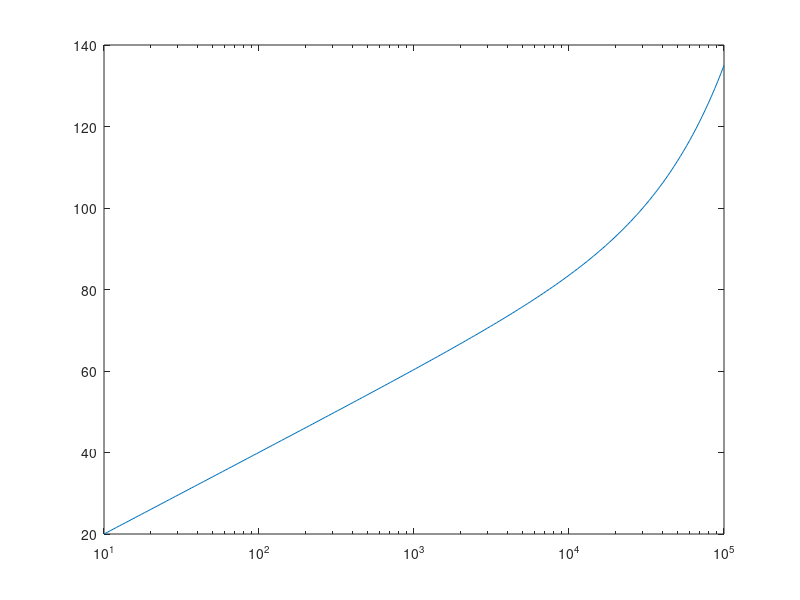

Write MATLAB code to recreate this figure. (Note: this script raises an error after producing the figure.)
% Активный сонар
% SL − 2TL + TS − (NL − DI) ≥ DT

SL = 220; TS = 10; NL = 60; DI = 20;
DT = 5;
TLok = (SL + TS - NL - DI + DT)/2;
r = logspace(1, 5, 200);
TLs = 20*log10(r) + 0.35*r/1000;
figure;
semilogx(r, TLs);
hold on;
yline(TLok, 'r--');
hold off;
title('Active sonar budget'); xlabel('r м'); ylabel('TL дБ'); grid on;

%{
@play
{
 "title": "Active sonar",
 "groups": [
  {
   "name": "Budget",
   "controls": [
    {
     "var": "SL",
     "label": "SL dB",
     "min": 180,
     "max": 240,
     "step": 5,
     "default": 220
    },
    {
     "var": "TS",
     "label": "TS dB",
     "min": -10,
     "max": 30,
     "step": 5,
     "default": 10
    },
    {
     "var": "NL",
     "label": "NL dB",
     "min": 40,
     "max": 80,
     "step": 5,
     "default": 60
    }
   ]
  }
 ]
}
%}
